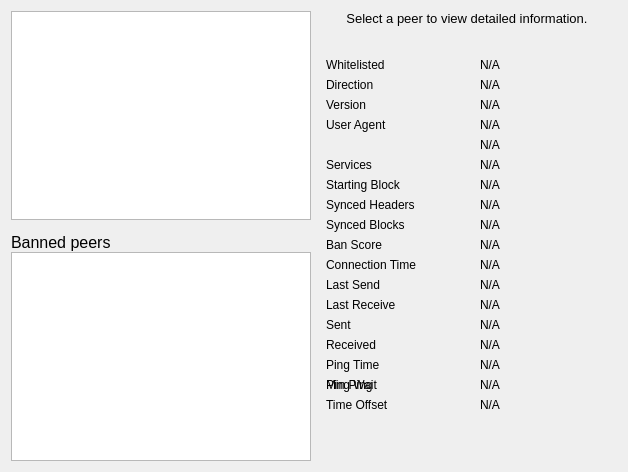
     <widget class="QWidget" name="tab_peers">
      <attribute name="title">
       <string>&amp;Peers</string>
      </attribute>
      <layout class="QGridLayout" name="gridLayout_2">
       <item row="0" column="0" rowspan="2">
        <layout class="QVBoxLayout" name="verticalLayout_101">
         <property name="spacing">
          <number>0</number>
         </property>
         <item>
          <widget class="QTableView" name="peerWidget">
           <property name="horizontalScrollBarPolicy">
            <enum>Qt::ScrollBarAsNeeded</enum>
           </property>
           <property name="tabKeyNavigation">
            <bool>false</bool>
           </property>
           <property name="sortingEnabled">
            <bool>true</bool>
           </property>
           <attribute name="horizontalHeaderHighlightSections">
            <bool>false</bool>
           </attribute>
          </widget>
         </item>
         <item>
          <widget class="QLabel" name="banHeading">
           <property name="sizePolicy">
            <sizepolicy hsizetype="Preferred" vsizetype="Minimum">
             <horstretch>0</horstretch>
             <verstretch>0</verstretch>
            </sizepolicy>
           </property>
           <property name="minimumSize">
            <size>
             <width>300</width>
             <height>32</height>
            </size>
           </property>
           <property name="maximumSize">
            <size>
             <width>16777215</width>
             <height>32</height>
            </size>
           </property>
           <property name="font">
            <font>
             <pointsize>12</pointsize>
            </font>
           </property>
           <property name="cursor">
            <cursorShape>IBeamCursor</cursorShape>
           </property>
           <property name="text">
            <string>Banned peers</string>
           </property>
           <property name="alignment">
            <set>Qt::AlignBottom|Qt::AlignLeading|Qt::AlignLeft</set>
           </property>
           <property name="wordWrap">
            <bool>true</bool>
           </property>
           <property name="textInteractionFlags">
            <set>Qt::NoTextInteraction</set>
           </property>
          </widget>
         </item>
         <item>
          <widget class="QTableView" name="banlistWidget">
           <property name="sizePolicy">
            <sizepolicy hsizetype="Expanding" vsizetype="Expanding">
             <horstretch>0</horstretch>
             <verstretch>0</verstretch>
            </sizepolicy>
           </property>
           <property name="horizontalScrollBarPolicy">
            <enum>Qt::ScrollBarAsNeeded</enum>
           </property>
           <property name="tabKeyNavigation">
            <bool>false</bool>
           </property>
           <property name="sortingEnabled">
            <bool>true</bool>
           </property>
           <attribute name="horizontalHeaderHighlightSections">
            <bool>false</bool>
           </attribute>
          </widget>
         </item>
        </layout>
       </item>
       <item row="0" column="1">
        <widget class="QLabel" name="peerHeading">
         <property name="sizePolicy">
          <sizepolicy hsizetype="Preferred" vsizetype="Minimum">
           <horstretch>0</horstretch>
           <verstretch>0</verstretch>
          </sizepolicy>
         </property>
         <property name="minimumSize">
          <size>
           <width>300</width>
           <height>32</height>
          </size>
         </property>
         <property name="font">
          <font>
           <pointsize>10</pointsize>
          </font>
         </property>
         <property name="cursor">
          <cursorShape>IBeamCursor</cursorShape>
         </property>
         <property name="text">
          <string>Select a peer to view detailed information.</string>
         </property>
         <property name="alignment">
          <set>Qt::AlignHCenter|Qt::AlignTop</set>
         </property>
         <property name="wordWrap">
          <bool>true</bool>
         </property>
         <property name="textInteractionFlags">
          <set>Qt::LinksAccessibleByMouse|Qt::TextSelectableByKeyboard|Qt::TextSelectableByMouse</set>
         </property>
        </widget>
       </item>
       <item row="1" column="1">
        <widget class="QWidget" name="detailWidget" native="true">
         <property name="minimumSize">
          <size>
           <width>300</width>
           <height>0</height>
          </size>
         </property>
         <layout class="QGridLayout" name="gridLayout_3">
          <item row="0" column="0">
           <widget class="QLabel" name="label_30">
            <property name="text">
             <string>Whitelisted</string>
            </property>
           </widget>
          </item>
          <item row="0" column="2">
           <widget class="QLabel" name="peerWhitelisted">
            <property name="cursor">
             <cursorShape>IBeamCursor</cursorShape>
            </property>
            <property name="text">
             <string>N/A</string>
            </property>
            <property name="textFormat">
             <enum>Qt::PlainText</enum>
            </property>
            <property name="textInteractionFlags">
             <set>Qt::LinksAccessibleByMouse|Qt::TextSelectableByKeyboard|Qt::TextSelectableByMouse</set>
            </property>
           </widget>
          </item>
          <item row="1" column="0">
           <widget class="QLabel" name="label_23">
            <property name="text">
             <string>Direction</string>
            </property>
           </widget>
          </item>
          <item row="1" column="2">
           <widget class="QLabel" name="peerDirection">
            <property name="cursor">
             <cursorShape>IBeamCursor</cursorShape>
            </property>
            <property name="text">
             <string>N/A</string>
            </property>
            <property name="textFormat">
             <enum>Qt::PlainText</enum>
            </property>
            <property name="textInteractionFlags">
             <set>Qt::LinksAccessibleByMouse|Qt::TextSelectableByKeyboard|Qt::TextSelectableByMouse</set>
            </property>
           </widget>
          </item>
          <item row="2" column="0">
           <widget class="QLabel" name="label_21">
            <property name="text">
             <string>Version</string>
            </property>
           </widget>
          </item>
          <item row="2" column="2">
           <widget class="QLabel" name="peerVersion">
            <property name="cursor">
             <cursorShape>IBeamCursor</cursorShape>
            </property>
            <property name="text">
             <string>N/A</string>
            </property>
            <property name="textFormat">
             <enum>Qt::PlainText</enum>
            </property>
            <property name="textInteractionFlags">
             <set>Qt::LinksAccessibleByMouse|Qt::TextSelectableByKeyboard|Qt::TextSelectableByMouse</set>
            </property>
           </widget>
          </item>
          <item row="3" column="0">
           <widget class="QLabel" name="label_28">
            <property name="text">
             <string>User Agent</string>
            </property>
           </widget>
          </item>
          <item row="3" column="2">
           <widget class="QLabel" name="peerSubversion">
            <property name="cursor">
             <cursorShape>IBeamCursor</cursorShape>
            </property>
            <property name="text">
             <string>N/A</string>
            </property>
            <property name="textFormat">
             <enum>Qt::PlainText</enum>
            </property>
            <property name="textInteractionFlags">
             <set>Qt::LinksAccessibleByMouse|Qt::TextSelectableByKeyboard|Qt::TextSelectableByMouse</set>
            </property>
           </widget>
          </item>
          <item row="5" column="0">
           <widget class="QLabel" name="label_4">
            <property name="text">
             <string>Services</string>
            </property>
           </widget>
          </item>
          <item row="4" column="2">
           <widget class="QLabel" name="peerServices">
            <property name="cursor">
             <cursorShape>IBeamCursor</cursorShape>
            </property>
            <property name="text">
             <string>N/A</string>
            </property>
            <property name="textFormat">
             <enum>Qt::PlainText</enum>
            </property>
            <property name="textInteractionFlags">
             <set>Qt::LinksAccessibleByMouse|Qt::TextSelectableByKeyboard|Qt::TextSelectableByMouse</set>
            </property>
           </widget>
          </item>
          <item row="6" column="0">
           <widget class="QLabel" name="label_29">
            <property name="text">
             <string>Starting Block</string>
            </property>
           </widget>
          </item>
          <item row="5" column="2">
           <widget class="QLabel" name="peerHeight">
            <property name="cursor">
             <cursorShape>IBeamCursor</cursorShape>
            </property>
            <property name="text">
             <string>N/A</string>
            </property>
            <property name="textFormat">
             <enum>Qt::PlainText</enum>
            </property>
            <property name="textInteractionFlags">
             <set>Qt::LinksAccessibleByMouse|Qt::TextSelectableByKeyboard|Qt::TextSelectableByMouse</set>
            </property>
           </widget>
          </item>
          <item row="7" column="0">
           <widget class="QLabel" name="label_27">
            <property name="text">
             <string>Synced Headers</string>
            </property>
           </widget>
          </item>
          <item row="6" column="2">
           <widget class="QLabel" name="peerSyncHeight">
            <property name="cursor">
             <cursorShape>IBeamCursor</cursorShape>
            </property>
            <property name="text">
             <string>N/A</string>
            </property>
            <property name="textFormat">
             <enum>Qt::PlainText</enum>
            </property>
            <property name="textInteractionFlags">
             <set>Qt::LinksAccessibleByMouse|Qt::TextSelectableByKeyboard|Qt::TextSelectableByMouse</set>
            </property>
           </widget>
          </item>
          <item row="8" column="0">
           <widget class="QLabel" name="label_25">
            <property name="text">
             <string>Synced Blocks</string>
            </property>
           </widget>
          </item>
          <item row="7" column="2">
           <widget class="QLabel" name="peerCommonHeight">
            <property name="cursor">
             <cursorShape>IBeamCursor</cursorShape>
            </property>
            <property name="text">
             <string>N/A</string>
            </property>
            <property name="textFormat">
             <enum>Qt::PlainText</enum>
            </property>
            <property name="textInteractionFlags">
             <set>Qt::LinksAccessibleByMouse|Qt::TextSelectableByKeyboard|Qt::TextSelectableByMouse</set>
            </property>
           </widget>
          </item>
          <item row="9" column="0">
           <widget class="QLabel" name="label_24">
            <property name="text">
             <string>Ban Score</string>
            </property>
           </widget>
          </item>
          <item row="8" column="2">
           <widget class="QLabel" name="peerBanScore">
            <property name="cursor">
             <cursorShape>IBeamCursor</cursorShape>
            </property>
            <property name="text">
             <string>N/A</string>
            </property>
            <property name="textFormat">
             <enum>Qt::PlainText</enum>
            </property>
            <property name="textInteractionFlags">
             <set>Qt::LinksAccessibleByMouse|Qt::TextSelectableByKeyboard|Qt::TextSelectableByMouse</set>
            </property>
           </widget>
          </item>
          <item row="10" column="0">
           <widget class="QLabel" name="label_22">
            <property name="text">
             <string>Connection Time</string>
            </property>
           </widget>
          </item>
          <item row="9" column="2">
           <widget class="QLabel" name="peerConnTime">
            <property name="cursor">
             <cursorShape>IBeamCursor</cursorShape>
            </property>
            <property name="text">
             <string>N/A</string>
            </property>
            <property name="textFormat">
             <enum>Qt::PlainText</enum>
            </property>
            <property name="textInteractionFlags">
             <set>Qt::LinksAccessibleByMouse|Qt::TextSelectableByKeyboard|Qt::TextSelectableByMouse</set>
            </property>
           </widget>
          </item>
          <item row="11" column="0">
           <widget class="QLabel" name="label_15">
            <property name="text">
             <string>Last Send</string>
            </property>
           </widget>
          </item>
          <item row="10" column="2">
           <widget class="QLabel" name="peerLastSend">
            <property name="cursor">
             <cursorShape>IBeamCursor</cursorShape>
            </property>
            <property name="text">
             <string>N/A</string>
            </property>
            <property name="textFormat">
             <enum>Qt::PlainText</enum>
            </property>
            <property name="textInteractionFlags">
             <set>Qt::LinksAccessibleByMouse|Qt::TextSelectableByKeyboard|Qt::TextSelectableByMouse</set>
            </property>
           </widget>
          </item>
          <item row="12" column="0">
           <widget class="QLabel" name="label_19">
            <property name="text">
             <string>Last Receive</string>
            </property>
           </widget>
          </item>
          <item row="11" column="2">
           <widget class="QLabel" name="peerLastRecv">
            <property name="cursor">
             <cursorShape>IBeamCursor</cursorShape>
            </property>
            <property name="text">
             <string>N/A</string>
            </property>
            <property name="textFormat">
             <enum>Qt::PlainText</enum>
            </property>
            <property name="textInteractionFlags">
             <set>Qt::LinksAccessibleByMouse|Qt::TextSelectableByKeyboard|Qt::TextSelectableByMouse</set>
            </property>
           </widget>
          </item>
          <item row="13" column="0">
           <widget class="QLabel" name="label_18">
            <property name="text">
             <string>Sent</string>
            </property>
           </widget>
          </item>
          <item row="12" column="2">
           <widget class="QLabel" name="peerBytesSent">
            <property name="cursor">
             <cursorShape>IBeamCursor</cursorShape>
            </property>
            <property name="text">
             <string>N/A</string>
            </property>
            <property name="textFormat">
             <enum>Qt::PlainText</enum>
            </property>
            <property name="textInteractionFlags">
             <set>Qt::LinksAccessibleByMouse|Qt::TextSelectableByKeyboard|Qt::TextSelectableByMouse</set>
            </property>
           </widget>
          </item>
          <item row="14" column="0">
           <widget class="QLabel" name="label_20">
            <property name="text">
             <string>Received</string>
            </property>
           </widget>
          </item>
          <item row="13" column="2">
           <widget class="QLabel" name="peerBytesRecv">
            <property name="cursor">
             <cursorShape>IBeamCursor</cursorShape>
            </property>
            <property name="text">
             <string>N/A</string>
            </property>
            <property name="textFormat">
             <enum>Qt::PlainText</enum>
            </property>
            <property name="textInteractionFlags">
             <set>Qt::LinksAccessibleByMouse|Qt::TextSelectableByKeyboard|Qt::TextSelectableByMouse</set>
            </property>
           </widget>
          </item>
          <item row="15" column="0">
           <widget class="QLabel" name="label_26">
            <property name="text">
             <string>Ping Time</string>
            </property>
           </widget>
          </item>
          <item row="14" column="2">
           <widget class="QLabel" name="peerPingTime">
            <property name="cursor">
             <cursorShape>IBeamCursor</cursorShape>
            </property>
            <property name="text">
             <string>N/A</string>
            </property>
            <property name="textFormat">
             <enum>Qt::PlainText</enum>
            </property>
            <property name="textInteractionFlags">
             <set>Qt::LinksAccessibleByMouse|Qt::TextSelectableByKeyboard|Qt::TextSelectableByMouse</set>
            </property>
           </widget>
          </item>
          <item row="16" column="0">
           <widget class="QLabel" name="peerPingWaitLabel">
            <property name="toolTip">
             <string>The duration of a currently outstanding ping.</string>
            </property>
            <property name="text">
             <string>Ping Wait</string>
            </property>
           </widget>
          </item>
          <item row="15" column="2">
           <widget class="QLabel" name="peerPingWait">
            <property name="cursor">
             <cursorShape>IBeamCursor</cursorShape>
            </property>
            <property name="text">
             <string>N/A</string>
            </property>
            <property name="textFormat">
             <enum>Qt::PlainText</enum>
            </property>
            <property name="textInteractionFlags">
             <set>Qt::LinksAccessibleByMouse|Qt::TextSelectableByKeyboard|Qt::TextSelectableByMouse</set>
            </property>
           </widget>
          </item>
          <item row="16" column="0">
           <widget class="QLabel" name="peerMinPingLabel">
            <property name="text">
             <string>Min Ping</string>
            </property>
           </widget>
          </item>
          <item row="16" column="2">
           <widget class="QLabel" name="peerMinPing">
            <property name="cursor">
             <cursorShape>IBeamCursor</cursorShape>
            </property>
            <property name="text">
             <string>N/A</string>
            </property>
            <property name="textFormat">
             <enum>Qt::PlainText</enum>
            </property>
            <property name="textInteractionFlags">
             <set>Qt::LinksAccessibleByMouse|Qt::TextSelectableByKeyboard|Qt::TextSelectableByMouse</set>
            </property>
           </widget>
          </item>
          <item row="17" column="0">
           <widget class="QLabel" name="label_timeoffset">
            <property name="text">
             <string>Time Offset</string>
            </property>
           </widget>
          </item>
          <item row="17" column="2">
           <widget class="QLabel" name="timeoffset">
            <property name="cursor">
             <cursorShape>IBeamCursor</cursorShape>
            </property>
            <property name="text">
             <string>N/A</string>
            </property>
            <property name="textFormat">
             <enum>Qt::PlainText</enum>
            </property>
            <property name="textInteractionFlags">
             <set>Qt::LinksAccessibleByMouse|Qt::TextSelectableByKeyboard|Qt::TextSelectableByMouse</set>
            </property>
           </widget>
          </item>
          <item row="18" column="1">
           <spacer name="verticalSpacer_3">
            <property name="orientation">
             <enum>Qt::Vertical</enum>
            </property>
            <property name="sizeHint" stdset="0">
             <size>
              <width>20</width>
              <height>40</height>
             </size>
            </property>
           </spacer>
          </item>
         </layout>
        </widget>
       </item>
      </layout>
     </widget>
